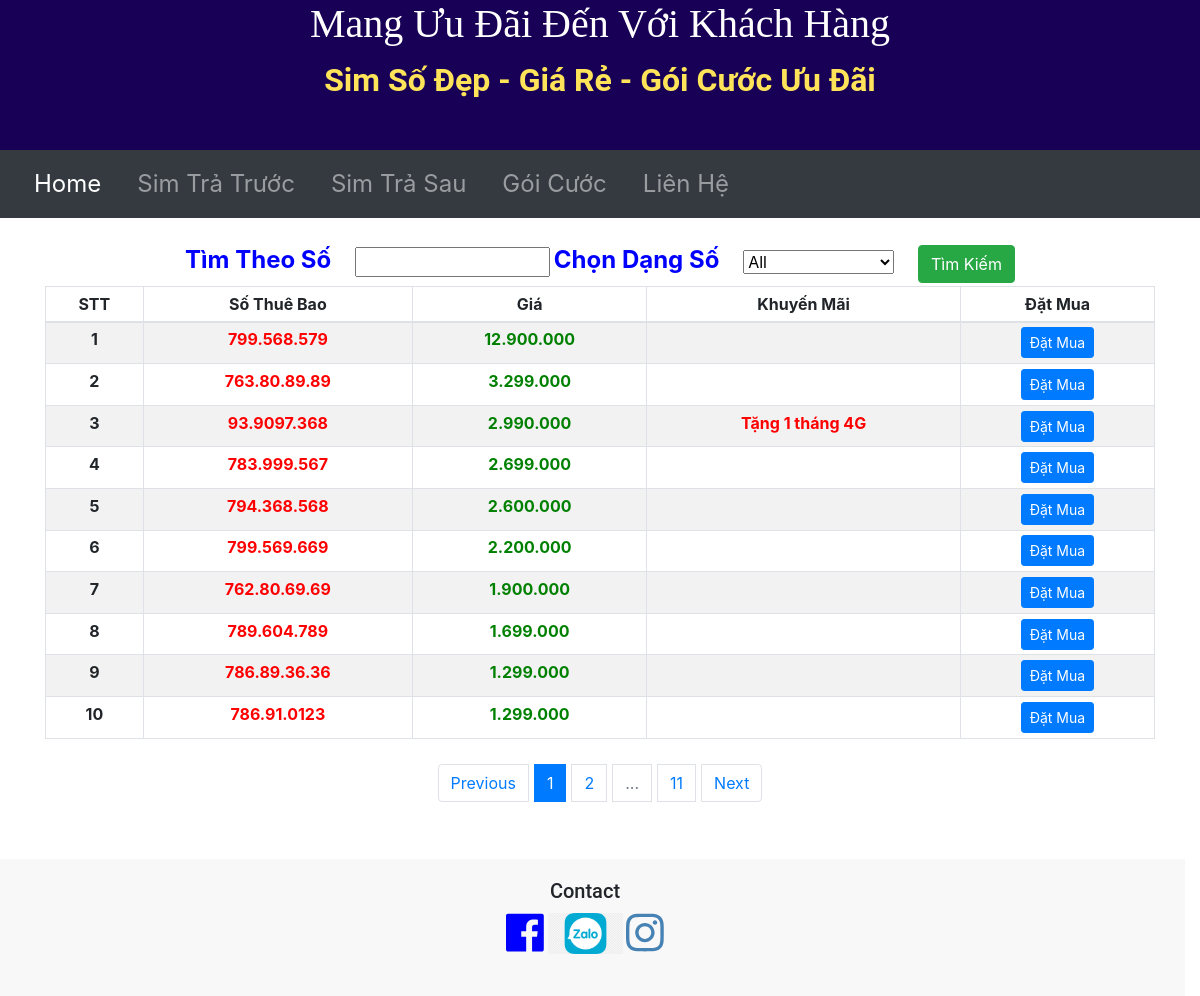
Page /tratruoc on the committed database.
### main.py (models this page shows)
class SimSo(db.Model):
    id = db.Column(db.Integer, primary_key=True)
    sothuebao = db.Column(db.String(250), nullable=False)
    sodinhdang = db.Column(db.String(250), nullable=False)
    gia = db.Column(db.Integer, nullable=False)
    khuyenmai = db.Column(db.String(250), nullable=True)
    dangso = db.Column(db.String(250), nullable=True)
    sohuu = db.Column(db.String(250), nullable=False)

### main.py (the view, shortened to what this page needs)
@app.route("/tratruoc", methods=['GET', 'POST'], defaults={"page": 1})
@app.route('/tratruoc/<int:page>',methods=["GET","POST"])
def tratruoc(page):
    page = page
    pages = 10
    all_sim = SimSo.query.order_by(SimSo.gia.desc()).paginate(page,pages,error_out=False)
    dangso = request.args.get('dangso')
    socantim = request.args.get('socantim')
    if dangso != "" and dangso !=None and dangso != "All":
        all_sim = SimSo.query.filter_by(dangso=dangso).paginate(page, pages, error_out=False)
        return render_template('tratruoc.html', all_sim=all_sim, dangso=dangso)
    elif socantim != "" and socantim != None:
        search = "%{}%".format(socantim)
        all_sim = SimSo.query.filter(SimSo.sothuebao.like(search)).paginate(page, pages, error_out=False)
        return render_template('tratruoc.html', all_sim=all_sim, socantim=socantim)
    return render_template('tratruoc.html', all_sim = all_sim, dangso="All")

### templates/tratruoc.html (shortened to what this page needs)
{% include "header.html" %}
<!DOCTYPE html>
<html lang="en" dir="ltr">
<head>
  <link href="{{ url_for('static', filename='css/styles.css')}}" rel="stylesheet">
  <link rel="stylesheet" href="https://cdn.jsdelivr.net/npm/bootstrap@4.6.0/dist/css/bootstrap.min.css">
</head>
<body>
<div class="container ">
  <form class="timso" action="" method="post">
      <div class="col-lg-12">
          <label for=""class="chonsim">Tìm Theo Số</label>
          <input type="text" size="14" name="socantim" value="{{socantim}}" class="btn-timso">
    <label for="cars" class="chonsim">Chọn Dạng Số</label>
    <select name="cars" id="cars" >
      <option  value="{{dangso}}">{{ dangso }}</option>
    </select>
      <button type="submit" class="btn btn-success">Tìm Kiếm</button><br>
  </div>
  </form>
  <div class="bang-tt">
    <table class="table table-sm table-bordered table-striped">
      <thead>
        <tr>
          <th scope="col-3">STT</th>
          <th scope="col-3">Số Thuê Bao</th>
          <th scope="col-3">Giá</th>
          <th scope="col-3">Khuyến Mãi</th>
          <th scope="col-3">Đặt Mua</th>
        </tr>
      </thead>
      <tbody>
        {% for sim in all_sim.items %}
        <tr>
          <th scope="row">{{loop.index}}</th>
          <td class="stb">{{ sim.sodinhdang }}</td>
          <td class="price">{{ '{:,}'.format(sim.gia).replace(',', '.')}}</td>
          {% if sim.khuyenmai %}
          <td class="stb">{{ sim.khuyenmai }}</td>
          {% else %}
          <td class="stb"></td>
          {% endif %}
          <td><a href="{{url_for('show_tt', stb=sim.sothuebao, gia = sim.gia) }}"><button type="submit" class="btn btn-primary btn-sm">Đặt Mua </button></a></td>
        </tr>
      {% endfor %}
      </tbody>
    </table>
    <form>
    <nav aria-label="Page navigation example">
  <ul class="pagination justify-content-center">
    {% if all_sim.has_prev %}
      <li class="page-item"><a class="page-link" href="{{ url_for('tratruoc', page=all_sim.prev_num, dangso=dangso, socantim=socantim) }}">Previous</a></li>
    {% else %}
      <li class="page-item"><a class="page-link" href="">Previous</a></li>
    {% endif %}
    {% for page in all_sim.iter_pages(left_edge=2, right_edge=1,left_current=1, right_current=1) %}
     {% if page %}
        {% if page==all_sim.page %}
          <li class="page-item active" ><a class="page-link" href="{{ url_for('tratruoc', page=page, dangso=dangso, socantim=socantim) }}" >{{ page }}</a></li>
        {% else %}
          <li class="page-item" ><a class="page-link" href="{{ url_for('tratruoc', page=page, dangso=dangso, socantim=socantim) }}" >{{ page }}</a></li>
        {% endif %}
      {% else %}
          <li class="page-item disabled" ><a class="page-link" href="" >...</a></li>
    {% endif %}
     {% endfor %}
    {% if all_sim.has_next %}
      <li class="page-item"><a class="page-link" href="{{ url_for('tratruoc', page=all_sim.next_num, dangso=dangso, socantim=socantim) }}">Next</a></li>
    {% else %}
      <li class="page-item"><a class="page-link" href="">Next</a></li>
    {% endif %}
  </ul>
</nav>
      </form>
  </div>
</div>
</body>
{% include "footer.html" %}
</html>

### templates/header.html (shortened to what this page needs)
<!DOCTYPE html>
<html lang="en" dir="ltr">
<head>
  <link href="{{ url_for('static', filename='css/styles.css')}}" rel="stylesheet">
  <link rel="stylesheet" href="https://cdn.jsdelivr.net/npm/bootstrap@4.6.0/dist/css/bootstrap.min.css">
</head>
<body>
  <div class="title">
    <h1>Mang Ưu Đãi Đến Với Khách Hàng</h1>
    <p class="noidung">Sim Số Đẹp - Giá Rẻ - Gói Cước Ưu Đãi</p>
  </div>
<div class="container-fluid px-0">
  <nav class="navbar navbar-expand-sm navbar-dark bg-dark">
    <div class="collapse navbar-collapse" id="navbarText">
      <ul class="navbar-nav">
        <li class="nav-item active">
          <a class="nav-link" href="{{ url_for('home') }}">Home <span class="sr-only">(current)</span></a>
        </li>
        <li class="nav-item">
          <a class="nav-link" href="{{ url_for('tratruoc', index=1) }}">Sim Trả Trước</a>
        </li>
        <li class="nav-item">
          <a class="nav-link" href="{{ url_for('trasau', index=1) }}">Sim Trả Sau</a>
        </li>
        <li class="nav-item">
          <a class="nav-link" href="{{ url_for('goicuoc', index=1) }}">Gói Cước</a>
        </li>
        <li class="nav-item">
          <a class="nav-link" href="#footer" target="">Liên Hệ</a>
        </li>
      </ul>
    </div>
  </nav>
    </div>
</body>
</html>

### templates/footer.html (shortened to what this page needs)
<!DOCTYPE html>
<html lang="en" dir="ltr">
<head>
  <link href="{{ url_for('static', filename='css/styles.css')}}" rel="stylesheet">
  <link rel="stylesheet" href="https://cdn.jsdelivr.net/npm/bootstrap@4.6.0/dist/css/bootstrap.min.css">
</head>
<body>
<br>
<div class="row footer" id="footer">
  <div class="col-lg-12">
  <h5>Contact</h5>
    <a href="https://www.facebook.com/profile.php?id=100069628273752"> <i class="fab fa-facebook fa-3x " id="icon-fb"></i></a>
    <a href="{{ url_for('contact') }}"><img src="{{ url_for('static', filename='zalopng.png') }}" id="icon-zalo"></a>
    <a href="https://www.instagram.com/cuongpython2021/"> <i class="fab fa-instagram fa-3x" id="icon-mail"></i></a>
    </div>
</div>
</body>
</html>

### static/css/styles.css (style rules this page uses)
body { font-size: 16px; font-family: 'Merriweather', serif; position: relative; padding-left: 0px; }
.title { background-color: #170055; padding-bottom: 30px; text-align: center; font-family: 'Roboto', sans-serif; }
h1 { color: #fff; font-family: 'Merriweather', serif; }
.noidung { color: #FFE459; font-weight: bolder; font-size: 2rem; }
.page-item { margin: 5px 3px 5px 3px; }
.bang-tt { width: 45%; margin: auto; margin-top: 1%; }
.row { margin: auto; width: 100% ; }
#navbarText { font-size: 1.5rem; }
.nav-link { margin: 0px 10px; color: #353535; }
.navbar { background-color: #ffca44; }
.stb { color: red; font-weight: bold; }
.price { color: green; font-weight:bolder; }
.footer { background-color: #F8F8F8; text-align: center; font-size: 0.9rem; margin-top: 1%; height: auto; font-family: 'Roboto', sans-serif; padding: 20px 20px; }
.timso { color: blue; font-weight: bolder; font-size: 1rem; text-align: center; }
.chonsim { padding-right: 20px; font-size: 1.5rem; }
#cars { margin-right: 20px; padding-right: 40px; }
.pagination { margin-top: 20px; }
.container { position: relative; text-align: center; margin-top: 2%; }
p { color: grey; }
#icon-mail { color: #4682B4; }
#icon-zalo { width: 75px; margin-bottom: 22px; }
#icon-fb { color: blue; }
@media screen and (max-width: 1200px) { .bang-tt { font-size: 1rem; width: 100%; margin:auto; } }

### rows in the picture
SimSo: sodinhdang "799.568.579", gia "12.900.000"
SimSo: sodinhdang "763.80.89.89", gia "3.299.000"
SimSo: sodinhdang "93.9097.368", gia "2.990.000", khuyenmai "Tặng 1 tháng 4G"
SimSo: sodinhdang "783.999.567", gia "2.699.000"
SimSo: sodinhdang "794.368.568", gia "2.600.000"
SimSo: sodinhdang "799.569.669", gia "2.200.000"
SimSo: sodinhdang "762.80.69.69", gia "1.900.000"
SimSo: sodinhdang "789.604.789", gia "1.699.000"
SimSo: sodinhdang "786.89.36.36", gia "1.299.000"
SimSo: sodinhdang "786.91.0123", gia "1.299.000"

### other values in the picture
{{ page }} "1"
{{ page }} "2" "11"
form field cars "All"
